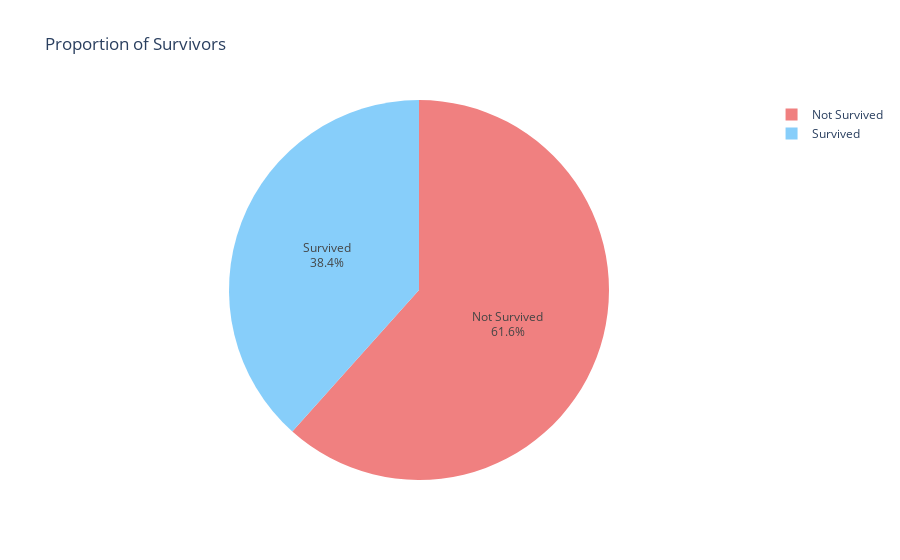

Write notebook code for a chart like this one.
### Code cell
fig = px.pie(
    names = survival_counts.index,
    values = survival_counts.values,
    title = 'Proportion of Survivors',
    color_discrete_sequence = ['lightcoral', 'lightskyblue']
)

fig.update_traces(textinfo = 'percent+label', labels = ['Not Survived', "Survived"])

fig.show()

### Figure 1 — Plotly figure (JSON) as saved in the notebook; plotly's stock layout.template omitted (floating-point values rounded to 4 significant figures)
{"data": [{"domain": {"x": [0, 1], "y": [0, 1]}, "hovertemplate": "label=%{label}<br>value=%{value}<extra></extra>", "labels": ["Not Survived", "Survived"], "legendgroup": "", "name": "", "showlegend": true, "textinfo": "percent+label", "type": "pie", "values": [549, 342]}], "layout": {"legend": {"tracegroupgap": 0}, "piecolorway": ["lightcoral", "lightskyblue"], "title": {"text": "Proportion of Survivors"}}}
